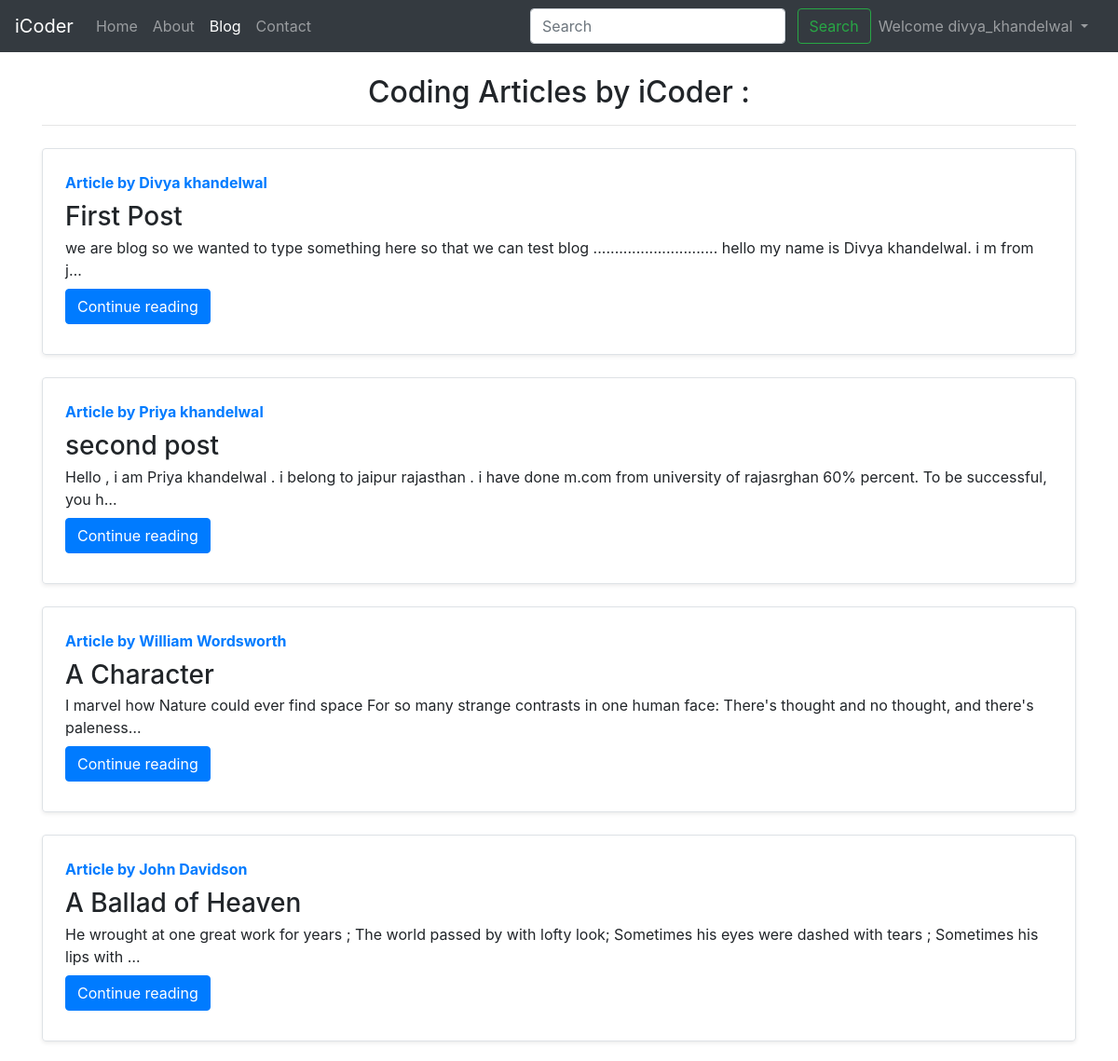
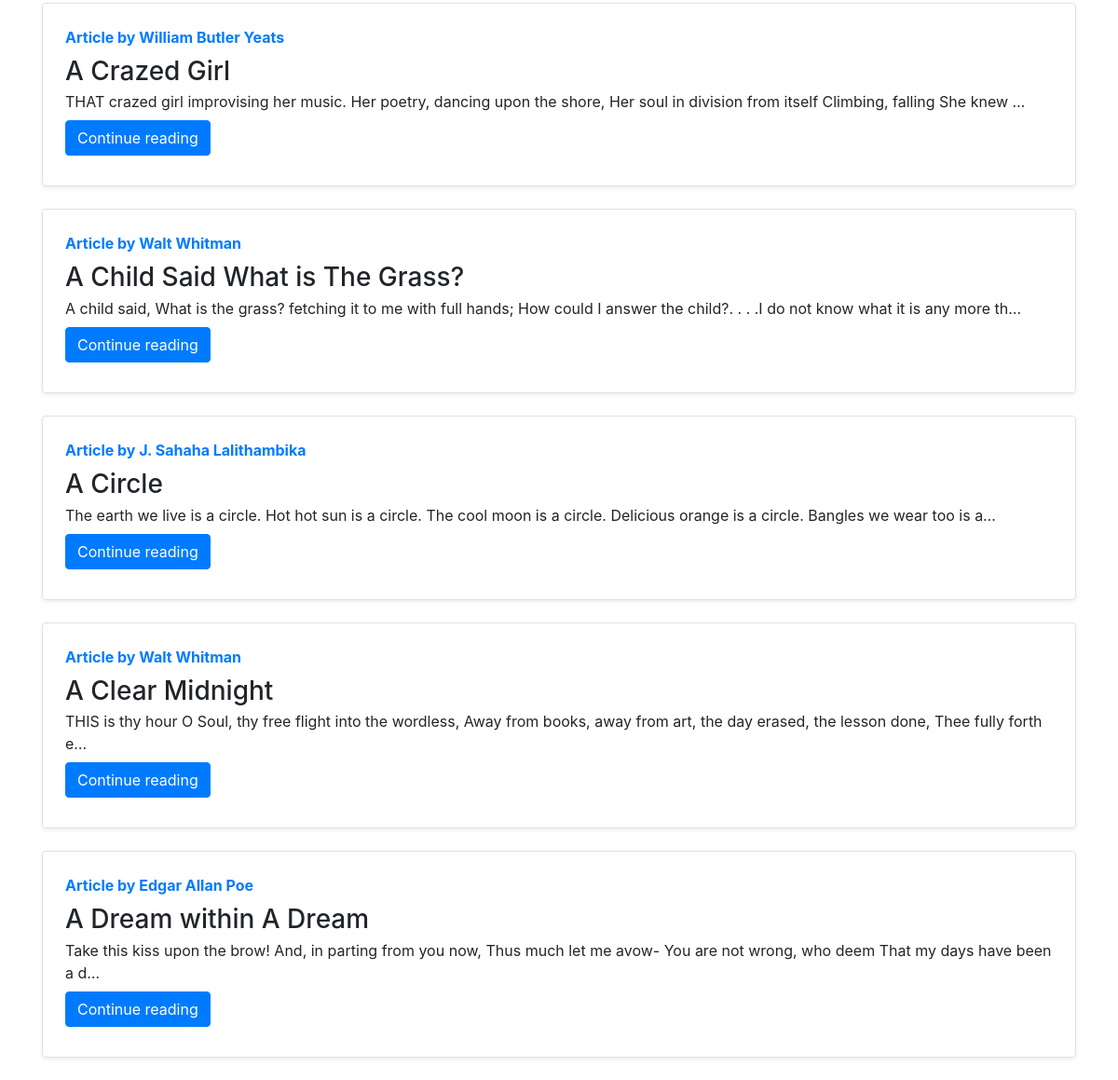
Page /blog/ (signed in) on the committed database (2 pictures, top to bottom).
### blog/models.py (models this page shows, shortened)
class Post(models.Model):
    sno = models.AutoField(primary_key=True)
    title = models.CharField("title", max_length=255)
    content = models.TextField("Content")
    auther = models.CharField("Author", max_length=30)
    slug = models.CharField( max_length=120)
    image = models.ImageField(default="")
    datetime =models.DateTimeField(blank=True)

### blog/views.py (the view)
# urls.py: path("", views.blogHome, name="blogHome"),
def blogHome(request):
    allposts = Post.objects.all()
    context={'allposts' : allposts}
    return render(request,'blog/blogHome.html',context)

### templates/blog/blogHome.html (shortened to what this page needs)
{% extends 'basic.html'%}
{% block blogactive %} active {% endblock blogactive %}
{% block body%}
<div class="container my-3">
<h2 class="text-center my-4">Coding Articles by iCoder :<hr></h2>
  {% for post in allposts %}
      <div class="row no-gutters border rounded overflow-hidden flex-md-row mb-4 shadow-sm h-md-250 position-relative">
        <div class="col p-4 d-flex flex-column position-static">
          <strong class="d-inline-block mb-2 text-primary">Article by {{post.auther}}</strong>
          <h3 class="mb-0">{{post.title}}</h3>
            <p class="card-text mb-auto">{{post.content | truncatechars:150}}</p>
            <div class="my-2">
                <a href="/blog/{{post.slug}}" role="button"class="btn btn-primary">Continue reading</a>
            </div>
          </div>
        </div>
 {% endfor %}
</div>
{% endblock body %}

### templates/basic.html (shortened to what this page needs)
<!doctype html>
<html lang="en">
  <head>
    <link rel="stylesheet" href="https://stackpath.bootstrapcdn.com/bootstrap/4.5.0/css/bootstrap.min.css">
  </head>
  <body>
<nav class="navbar navbar-expand-lg navbar-dark bg-dark">
  <a class="navbar-brand" href="/">iCoder</a>
  <div class="collapse navbar-collapse" id="navbarSupportedContent">
    <ul class="navbar-nav mr-auto">
      <li class="nav-item {% block homeactive %} {% endblock homeactive %}">
        <a class="nav-link" href="/">Home <span class="sr-only">(current)</span></a>
      </li>
      <li class="nav-item {% block aboutactive %} {% endblock aboutactive %}">
        <a class="nav-link" href="/ax">About</a>
      </li>
      <li class="nav-item {% block blogactive %} {% endblock blogactive %}">
        <a class="nav-link" href="/blog">Blog</a>
      </li>
      <li class="nav-item {% block contactactive %} {% endblock contactactive %}">
        <a class="nav-link" href="/contact">Contact</a>
      </li>
    </ul>
  <div class="ml-auto form-inline">
    <form method="get" action="/search" class=" my-2 my-lg-0">
      <input class="form-control mr-sm-2" type="search" placeholder="Search" aria-label="Search" name="query" id="query">
      <button class="btn btn-outline-success my-2 my-sm-0" type="submit">Search</button>
    </form>
  {%if user.is_authenticated %}
    <ul class="navbar-nav mr-2 ">
      <li class="nav-item dropdown">
        <a class="nav-link dropdown-toggle" href="#" id="navbarDropdown" role="button" data-toggle="dropdown" aria-haspopup="true" aria-expanded="false">
          Welcome {{request.user}}
        </a>
      </li>
    </ul>
  {% endif %}
  </div>
  </div>
</nav>
{% block body %} {% endblock body %}
  </body>
</html>

### rows in the picture
Post: auther "Divya khandelwal", title "First Post", content "we are blog so we wanted to type something here so that we can test blog ............................. hello my name is Divya khandelwal. i m from j…"
Post: auther "Priya khandelwal", title "second post", content "Hello , i am Priya khandelwal . i belong to jaipur rajasthan . i have done m.com from university of rajasrghan 60% percent. To be successful, you h…"
Post: auther "William Wordsworth", title "A Character", content "I marvel how Nature could ever find space For so many strange contrasts in one human face: There's thought and no thought, and there's paleness…"
Post: auther "John Davidson", title "A Ballad of Heaven", content "He wrought at one great work for years ; The world passed by with lofty look; Sometimes his eyes were dashed with tears ; Sometimes his lips with …"
Post: auther "William Butler Yeats", title "A Crazed Girl", content "THAT crazed girl improvising her music. Her poetry, dancing upon the shore, Her soul in division from itself Climbing, falling She knew …"
Post: auther "Walt Whitman", title "A Child Said What is The Grass?", content "A child said, What is the grass? fetching it to me with full hands; How could I answer the child?. . . .I do not know what it is any more th…"
Post: auther "J. Sahaha Lalithambika", title "A Circle", content "The earth we live is a circle. Hot hot sun is a circle. The cool moon is a circle. Delicious orange is a circle. Bangles we wear too is a…"
Post: auther "Walt Whitman", title "A Clear Midnight", content "THIS is thy hour O Soul, thy free flight into the wordless, Away from books, away from art, the day erased, the lesson done, Thee fully forth e…"
Post: auther "Edgar Allan Poe", title "A Dream within A Dream", content "Take this kiss upon the brow! And, in parting from you now, Thus much let me avow- You are not wrong, who deem That my days have been a d…"

### other values in the picture
{{ request.user }} "divya_khandelwal"
